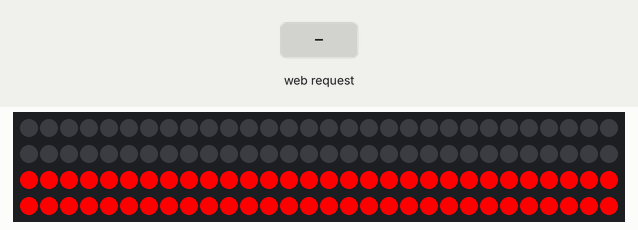
Bench run of a sketch on a simulated ESP32. On the bench: 120 RGB LEDs in strip order, left to right, continuing on the next row. The inputs (shaded band) are chosen by the test bench. Random numbers use the default seed unless the sketch sets one.

Above: at 1.2 s.
1.4 s: HTTP request GET /preset received
At 3.9 s:
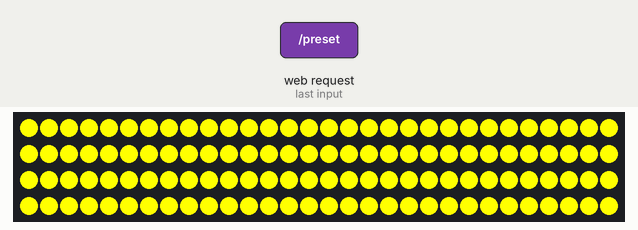
4.2 s: HTTP request GET /mode?t=1 received
At 6.1 s:
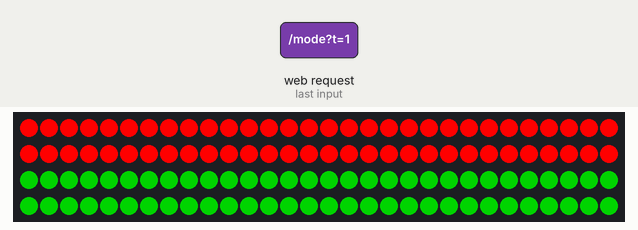
6.9 s: HTTP request GET /mode?m=1 received
At 9.3 s:
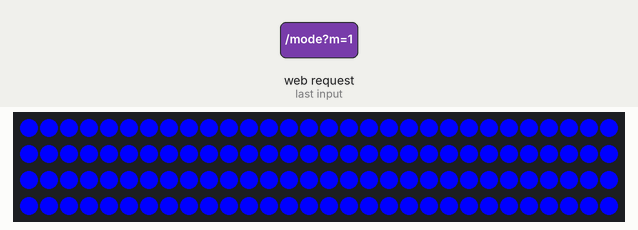
9.6 s: HTTP request GET /preset?val=1 received
At 9.75 s:
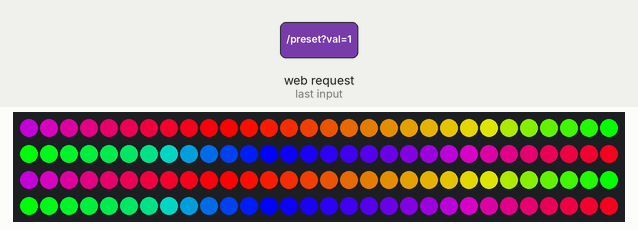
12.0 s: HTTP request GET /preset?t=1 received
At 12.79 s:
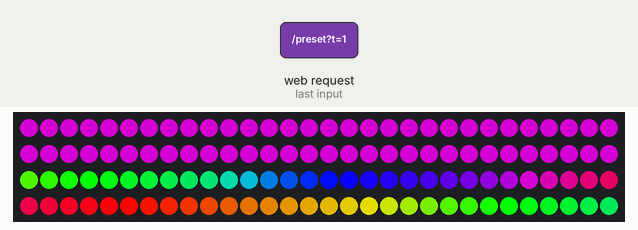
15.0 s: HTTP request GET /color?t=1 received
At 15.2 s:
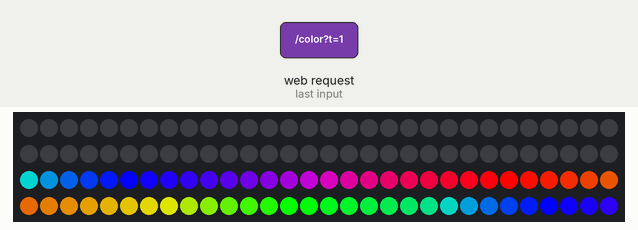
Timing chart, 0 to 18.0 s (numbered marks = the images above; inputs shaded):
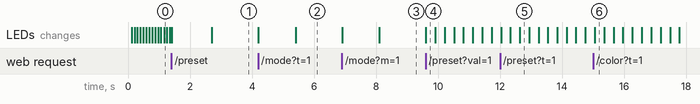

The sketch:

3.0.4.ino
```cpp
#include <WiFi.h>
#include <WebServer.h>
#include <FastLED.h>

// ================= 設定區 =================
const char* ap_ssid     = "My_Light_Stick";
const char* ap_password = "12345678";
// =========================================

#define LED_PIN     8
#define NUM_LEDS    120
#define HALF_LEDS   60
#define LED_TYPE    WS2812B
#define COLOR_ORDER GRB

CRGB leds[NUM_LEDS];
WebServer server(80);

// --- 系統變數 ---
uint8_t effectSpeed = 30;

// --- 狀態變數 ---
int modeA = 1; int modeB = 1;
int presetA = 6; int presetB = 7; // 預設改成 POV 特效讓你測試

CRGB colorA = CRGB::Red;
CRGB colorB = CRGB::Blue;

// 獨立亮度
uint8_t briA = 255;
uint8_t briB = 255;

// 6色定義
CRGB myColors[6] = {CRGB::Red, CRGB::Yellow, CRGB::Green, CRGB::Blue, CRGB::Purple, CRGB::White};

const char index_html[] PROGMEM = R"rawliteral(
<!DOCTYPE HTML><html>
<head>
  <meta name="viewport" content="width=device-width, initial-scale=1, user-scalable=no">
  <meta charset="UTF-8">
  <title>光棍 V18 POV版</title>
  <style>
    body { font-family: 'Verdana', sans-serif; background-color: #000; color: white; text-align: center; margin: 0; padding: 10px; user-select: none; touch-action: none; }

    .stick-container { display: flex; flex-direction: column; align-items: center; margin: 10px 0; gap: 4px; }
    .stick-part { width: 80px; height: 80px; background: #222; border: 2px solid #555; display: flex; align-items: center; justify-content: center; font-size: 16px; color: #fff; font-weight: bold; transition: background 0.1s; }
    #preview-top { border-radius: 15px 15px 0 0; border-bottom: none; }
    #preview-btm { border-radius: 0 0 15px 15px; border-top: none; }

    .panel { background: #151515; padding: 15px; border-radius: 15px; margin-bottom: 15px; border: 1px solid #333; }

    .btn-group { display: flex; gap: 5px; margin-bottom: 10px; }
    .btn { flex: 1; padding: 12px; background: #333; border: 2px solid #444; color: #aaa; border-radius: 8px; cursor: pointer; font-weight: bold; font-size: 14px; }
    .btn.active { border-color: #00e5ff; color: #000; background: #00e5ff; box-shadow: 0 0 10px #00e5ff; }
    .btn-mode.active { border-color: #ff9800; color: #000; background: #ff9800; box-shadow: 0 0 10px #ff9800; }

    .hidden { display: none; }

    select {
      width: 100%; padding: 12px; margin-bottom: 15px;
      background-color: #222; color: #fff; border: 2px solid #ff9800;
      border-radius: 8px; font-size: 16px; text-align: center; appearance: none;
    }

    /* 分隔線 */
    optgroup { background-color: #444; color: #bbb; font-style: italic; }
    option { background-color: #222; color: #fff; font-style: normal; }

    .quick-grid { display: grid; grid-template-columns: 1fr 1fr 1fr 1fr; gap: 8px; margin-bottom: 15px; }
    .q-btn {
      height: 50px; border-radius: 8px; border: 2px solid #444; cursor: pointer;
      box-shadow: 0 2px 5px rgba(0,0,0,0.5);
    }
    .q-btn:active { transform: scale(0.95); border-color: white; }

    .wheel-container { position: relative; width: 280px; height: 280px; margin: 0 auto 15px auto; }
    canvas { width: 100%; height: 100%; cursor: crosshair; border-radius: 50%; box-shadow: 0 0 20px rgba(255,255,255,0.1); }

    .row { display: flex; align-items: center; gap: 10px; margin: 15px 0; justify-content: space-between; }
    input[type=range] { flex-grow: 1; height: 10px; border-radius: 5px; background: #444; outline: none; -webkit-appearance: none; }
    input[type=range]::-webkit-slider-thumb { -webkit-appearance: none; width: 26px; height: 26px; border-radius: 50%; background: #fff; border: 2px solid #000; }

    .btn-off { width: 100%; padding: 15px; background: #222; border: 2px solid #ff4444; color: #ff4444; border-radius: 10px; font-size: 18px; font-weight: bold; margin-top: 10px; }
  </style>
</head>
<body>

  <div class="stick-container">
    <div id="preview-top" class="stick-part">TOP</div>
    <div id="preview-btm" class="stick-part">BTM</div>
  </div>

  <div class="btn-group">
    <button id="btn-sync" class="btn active" onclick="setTarget(0)">全合 SYNC</button>
    <button id="btn-top" class="btn" onclick="setTarget(1)">上端 TOP</button>
    <button id="btn-btm" class="btn" onclick="setTarget(2)">下端 BTM</button>
  </div>

  <div class="panel">
    <div class="btn-group">
      <button id="mode-static" class="btn btn-mode" onclick="switchMode(0)">🔵 靜態/跳色</button>
      <button id="mode-effect" class="btn btn-mode" onclick="switchMode(1)">🎨 特效庫</button>
    </div>

    <div id="ui-effect" class="hidden">
      <select id="presetSelect" onchange="setPreset(this.value)">
        <optgroup label="--- 標準特效 ---">
          <option value="0">🔄 6色輪替 (Slow)</option>
          <option value="1">🌈 七彩漸變 (Smooth)</option>
          <option value="2">🫁 單色呼吸 (Breathe)</option>
          <option value="3">⚡ 七彩快閃 (Jump)</option>
          <option value="4">🚓 警車閃爍 (Police)</option>
          <option value="5">🔥 火焰 (Fire)</option>
        </optgroup>
        <optgroup label="--- 🌀 旋轉特效 (POV) ---">
          <option value="6">🌀 虛線光環 (Strobe)</option>
          <option value="7">💈 紅白分段 (Segment)</option>
          <option value="8">🌈 漸層光帶 (Hyper)</option>
          <option value="9">✨ 碎形星塵 (Dot)</option>
        </optgroup>
      </select>
      <div class="row"><span>⚡ 速度</span><input type="range" min="1" max="255" value="30" oninput="setSpeed(this.value)"></div>
    </div>

    <div id="ui-static" class="hidden">
      <p style="color:#888; font-size:12px; margin:0 0 5px 0;">點擊色塊手動跳色</p>
      <div class="quick-grid">
        <div class="q-btn" style="background:#ff0000" onclick="quickJump('#ff0000')"></div>
        <div class="q-btn" style="background:#ffaa00" onclick="quickJump('#ffaa00')"></div>
        <div class="q-btn" style="background:#ffff00" onclick="quickJump('#ffff00')"></div>
        <div class="q-btn" style="background:#00ff00" onclick="quickJump('#00ff00')"></div>
        <div class="q-btn" style="background:#00ffff" onclick="quickJump('#00ffff')"></div>
        <div class="q-btn" style="background:#0000ff" onclick="quickJump('#0000ff')"></div>
        <div class="q-btn" style="background:#800080" onclick="quickJump('#800080')"></div>
        <div class="q-btn" style="background:#ffffff" onclick="quickJump('#ffffff')"></div>
      </div>
      <div class="wheel-container"><canvas id="colorWheel"></canvas></div>
    </div>

    <div class="row"><span>☀ 亮度</span><input type="range" id="bri-slider" min="0" max="255" value="255" oninput="setBri(this.value)"></div>
  </div>

  <button class="btn-off" onclick="turnOff()">關閉電源 OFF</button>

  <script>
    var target = 0;
    var state = {
      modeA: 1, colorA: '#ff0000', presetA: 6, briA: 255,
      modeB: 1, colorB: '#ff0000', presetB: 7, briB: 255
    };

    var canvas = document.getElementById('colorWheel');
    var ctx = canvas.getContext('2d');
    var size = 280; canvas.width = size; canvas.height = size;
    var cx = size/2; cy = size/2; radius = size/2;
    var isDragging = false; var lastSend = 0;

    function drawWheel() {
      for(var angle=0; angle<360; angle++){
        var startAngle = (angle-2)*Math.PI/180; var endAngle = (angle+2)*Math.PI/180;
        ctx.beginPath(); ctx.moveTo(cx, cy); ctx.arc(cx, cy, radius, startAngle, endAngle); ctx.closePath();
        ctx.fillStyle = 'hsl('+angle+', 100%, 50%)'; ctx.fill();
      }
      var grd = ctx.createRadialGradient(cx, cy, 0, cx, cy, radius);
      grd.addColorStop(0, 'white'); grd.addColorStop(1, 'transparent');
      ctx.fillStyle = grd; ctx.beginPath(); ctx.arc(cx, cy, radius, 0, 2*Math.PI); ctx.fill();
    }

    function pickColor(e) {
      var rect = canvas.getBoundingClientRect();
      var x = (e.touches ? e.touches[0].clientX : e.clientX) - rect.left;
      var y = (e.touches ? e.touches[0].clientY : e.clientY) - rect.top;
      x = x * (canvas.width/rect.width); y = y * (canvas.height/rect.height);
      var pixel = ctx.getImageData(x, y, 1, 1).data;
      if(pixel[3]<200) return;
      var hex = "#" + ((1<<24) + (pixel[0]<<16) + (pixel[1]<<8) + pixel[2]).toString(16).slice(1);
      var now = Date.now();
      if(now - lastSend > 50) { setColor(hex); lastSend = now; }
    }

    drawWheel();
    canvas.addEventListener('mousedown', function(e){ isDragging=true; pickColor(e); });
    canvas.addEventListener('mousemove', function(e){ if(isDragging) pickColor(e); });
    canvas.addEventListener('mouseup', function(){ isDragging=false; });
    canvas.addEventListener('touchstart', function(e){ isDragging=true; pickColor(e); e.preventDefault(); }, {passive:false});
    canvas.addEventListener('touchmove', function(e){ if(isDragging) pickColor(e); e.preventDefault(); }, {passive:false});
    canvas.addEventListener('touchend', function(){ isDragging=false; });

    window.onload = function() { refreshUI(); };

    function setTarget(t) {
      target = t;
      document.querySelectorAll('.btn').forEach(b => { if(!b.classList.contains('btn-mode')) b.classList.remove('active'); });
      if(t===0) document.getElementById('btn-sync').classList.add('active');
      if(t===1) document.getElementById('btn-top').classList.add('active');
      if(t===2) document.getElementById('btn-btm').classList.add('active');
      refreshUI();
    }

    function switchMode(m) {
      if(target===0) { state.modeA=m; state.modeB=m; }
      else if(target===1) state.modeA=m;
      else if(target===2) state.modeB=m;
      refreshUI();
      fetch("/mode?t="+target+"&m="+m);
    }

    function refreshUI() {
      var currentMode = (target===2) ? state.modeB : state.modeA;
      var currentBri = (target===2) ? state.briB : state.briA;
      var currentPreset = (target===2) ? state.presetB : state.presetA;

      document.getElementById('mode-static').className = (currentMode===0) ? 'btn btn-mode active' : 'btn btn-mode';
      document.getElementById('mode-effect').className = (currentMode===1) ? 'btn btn-mode active' : 'btn btn-mode';

      if(currentMode === 0) {
        document.getElementById('ui-static').style.display = 'block';
        document.getElementById('ui-effect').style.display = 'none';
      } else {
        document.getElementById('ui-static').style.display = 'none';
        document.getElementById('ui-effect').style.display = 'block';
        document.getElementById('presetSelect').value = currentPreset;
      }
      document.getElementById('bri-slider').value = currentBri;
      updatePreview();
    }

    function quickJump(hex) { switchMode(0); setColor(hex); }

    function setPreset(val) {
      if(target===0) { state.presetA=val; state.presetB=val; }
      else if(target===1) state.presetA=val;
      else if(target===2) state.presetB=val;
      fetch("/preset?t="+target+"&val="+val);
    }

    function setColor(hex) {
      if(target===0) { state.colorA=hex; state.colorB=hex; }
      else if(target===1) { state.colorA=hex; }
      else if(target===2) { state.colorB=hex; }
      updatePreview();
      var r = parseInt(hex.slice(1,3),16); var g = parseInt(hex.slice(3,5),16); var b = parseInt(hex.slice(5,7),16);
      fetch("/color?t="+target+"&r="+r+"&g="+g+"&b="+b);
    }

    function setSpeed(val) { fetch("/speed?val="+val); }
    function setBri(val) {
      if(target===0) { state.briA=val; state.briB=val; }
      else if(target===1) state.briA=val;
      else if(target===2) state.briB=val;
      fetch("/bri?t="+target+"&val="+val);
    }

    function turnOff() {
      fetch("/off");
      state.modeA=0; state.modeB=0; state.colorA='#000000'; state.colorB='#000000';
      refreshUI();
    }

    function updatePreview() {
      var top = document.getElementById('preview-top');
      var btm = document.getElementById('preview-btm');
      top.style.background = (state.modeA===0) ? state.colorA : '#333';
      btm.style.background = (state.modeB===0) ? state.colorB : '#333';
      if(state.modeA===1) top.innerText = "FX " + state.presetA; else top.innerText = "TOP";
      if(state.modeB===1) btm.innerText = "FX " + state.presetB; else btm.innerText = "BTM";
      top.style.opacity = state.briA / 255;
      btm.style.opacity = state.briB / 255;
    }
  </script>
</body>
</html>
)rawliteral";

// --- 特效引擎 (含 POV) ---
void runEffect(int start, int len, int presetID, CRGB baseColor) {
  uint8_t beat = beat8(effectSpeed);

  switch(presetID) {
    // --- 標準特效 ---
    case 0: // 6色輪替 (Slow)
      {
        unsigned long interval = 3000 - (effectSpeed * 10);
        if(interval < 50) interval = 50;
        int idx = (millis() / interval) % 6;
        fill_solid(leds + start, len, myColors[idx]);
      }
      break;
    case 1: // 七彩漸變
      fill_rainbow(leds + start, len, beat, 5);
      break;
    case 2: // 單色呼吸
      {
        uint8_t b = cubicwave8(beat8(effectSpeed));
        fill_solid(leds + start, len, baseColor);
        for(int i=0; i<len; i++) leds[start+i].nscale8(b);
      }
      break;
    case 3: // 七彩快閃
      fill_solid(leds + start, len, CHSV((beat/42)*42, 255, 255));
      break;
    case 4: // 警車
      {
        int blink = (millis() / (3000 / (effectSpeed+1))) % 2;
        fill_solid(leds + start, len, blink ? CRGB::Red : CRGB::Blue);
      }
      break;
    case 5: // 火焰
      for(int i = 0; i < len; i++) {
        leds[start + i] = CHSV(0 + random8(40), 255, random8(150, 255));
      }
      break;

    // --- 🌀 POV 旋轉特效 (重點) ---
    case 6: // 虛線光環 (Strobe)
      // 極速開關：亮 20% 時間，暗 80% 時間
      // 轉起來會變成虛線圓圈
      if ( (millis() % (105 - effectSpeed/3)) < 15 ) {
        fill_solid(leds + start, len, CRGB::White);
      } else {
        fill_solid(leds + start, len, CRGB::Black);
      }
      break;

    case 7: // 紅白分段 (Segment)
      // 快速切換紅白，轉起來像救生圈
      if ( (millis() / (105 - effectSpeed/3)) % 2 == 0 ) {
        fill_solid(leds + start, len, CRGB::Red);
      } else {
        fill_solid(leds + start, len, CRGB::White);
      }
      break;

    case 8: // 漸層光帶 (Hyper Rainbow)
      // 超高速彩虹，轉起來會變成完整的彩虹圈
      fill_rainbow(leds + start, len, millis(), 10);
      break;

    case 9: // 碎形星塵 (Dot)
      // 隨機亮點，轉起來像星軌
      fill_solid(leds + start, len, CRGB::Black);
      if(random8() < 50) {
        leds[start + random16(len)] = CHSV(random8(), 255, 255);
      }
      break;
  }
}

void setup() {
  Serial.begin(115200);
  delay(100);

  FastLED.addLeds<LED_TYPE, LED_PIN, COLOR_ORDER>(leds, NUM_LEDS);
  FastLED.setBrightness(255);
  fill_solid(leds, NUM_LEDS, CRGB::Black);
  FastLED.show();

  WiFi.mode(WIFI_AP);
  WiFi.setTxPower(WIFI_POWER_11dBm);
  WiFi.softAP(ap_ssid, ap_password);

  server.on("/", []() { server.send(200, "text/html", index_html); });

  server.on("/mode", []() {
    int t = server.arg("t").toInt(); int m = server.arg("m").toInt();
    if (t == 0) { modeA = m; modeB = m; } else if (t == 1) { modeA = m; } else if (t == 2) { modeB = m; }
    server.send(200, "text/plain", "OK");
  });

  server.on("/preset", []() {
    int t = server.arg("t").toInt(); int val = server.arg("val").toInt();
    if (t == 0) { presetA=val; presetB=val; modeA=1; modeB=1; }
    else if (t == 1) { presetA=val; modeA=1; }
    else if (t == 2) { presetB=val; modeB=1; }
    server.send(200, "text/plain", "OK");
  });

  server.on("/color", []() {
    int t = server.arg("t").toInt();
    int r = server.arg("r").toInt(); int g = server.arg("g").toInt(); int b = server.arg("b").toInt();
    CRGB c = CRGB(r, g, b);
    if (t == 0) { colorA=c; colorB=c; modeA=0; modeB=0; }
    else if (t == 1) { colorA=c; modeA=0; }
    else if (t == 2) { colorB=c; modeB=0; }
    server.send(200, "text/plain", "OK");
  });

  server.on("/speed", []() { effectSpeed = server.arg("val").toInt(); server.send(200, "text/plain", "OK"); });

  server.on("/bri", []() {
    int t = server.arg("t").toInt(); int val = server.arg("val").toInt();
    if(t==0) { briA=val; briB=val; }
    else if(t==1) briA=val;
    else if(t==2) briB=val;
    server.send(200, "text/plain", "OK");
  });

  server.on("/off", []() { modeA=0; modeB=0; colorA=CRGB::Black; colorB=CRGB::Black; server.send(200, "text/plain", "OK"); });

  server.begin();
}

void loop() {
  server.handleClient();

  if(modeA == 0) fill_solid(leds, HALF_LEDS, colorA);
  else runEffect(0, HALF_LEDS, presetA, colorA);

  if(modeB == 0) fill_solid(leds + HALF_LEDS, HALF_LEDS, colorB);
  else runEffect(HALF_LEDS, HALF_LEDS, presetB, colorB);

  for(int i=0; i<HALF_LEDS; i++) leds[i].nscale8(briA);
  for(int i=HALF_LEDS; i<NUM_LEDS; i++) leds[i].nscale8(briB);

  FastLED.show();
  delay(5);
}
```
